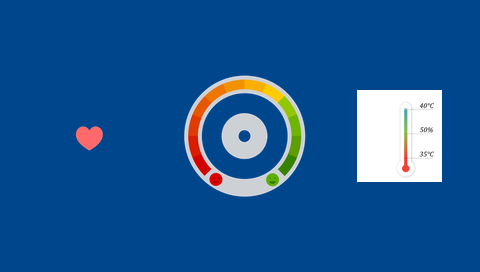
#> input picture lcd_bringup/ui_preview.png, 480 x 272 px
$ python generate_pulse_frames.py
#> lines starting #> are read from the running program, lines starting #| are printed output that depends on the picture
from pathlib import Path
from PIL import Image

ROOT = Path(__file__).resolve().parents[1]
SRC = ROOT / "ui_preview.png"
OUT = ROOT / "Inc" / "RGB565_480x272.h"

base = Image.open(SRC).convert("RGB")
#> base is the input picture: PIL image 480x272 RGB; mean R, G, B 27, 86.8, 146.2
pulse = base.copy()

# محدوده تقریبی قلب روی UI فعلی
box = (25, 70, 155, 200)
heart_area = base.crop(box)
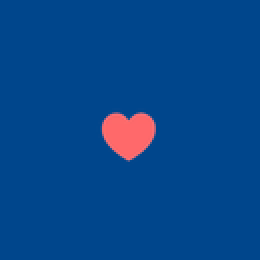
#> heart_area: PIL image 130x130 RGB (shown 2 times larger); mean R, G, B 7, 71, 139.1

bigger = heart_area.resize(
    (145, 145),
    Image.Resampling.LANCZOS
)

x = 90 - bigger.width // 2
#> x = 18
y = 135 - bigger.height // 2
#> y = 63

pulse.paste(bigger, (x, y))

def rgb565(img):
    out = []
    for r, g, b in img.getdata():
        v = ((r & 0xF8) << 8) | ((g & 0xFC) << 3) | (b >> 3)
        out.append(v)
#> after the loop, out = 130560 items
    return out

frames = [
    ("RGB565_480x272", rgb565(base)),
    ("RGB565_480x272_Pulse", rgb565(pulse)),
]

with OUT.open("w") as f:
    f.write("#ifndef RGB565_480X272_H\n")
    f.write("#define RGB565_480X272_H\n\n")
    f.write("#include <stdint.h>\n\n")

    for name, pixels in frames:
        f.write(f"const uint16_t {name}[480 * 272] = {{\n")

        for i, value in enumerate(pixels):
            if i % 12 == 0:
                f.write("    ")

            f.write(f"0x{value:04X}")

            if i != len(pixels) - 1:
                f.write(", ")

            if i % 12 == 11:
                f.write("\n")

        f.write("\n};\n\n")
#> this loop made 2 passes
#> name on passes 1 to 2: 'RGB565_480x272', 'RGB565_480x272_Pulse'

    f.write("#endif\n")

print("Generated two UI frames")
